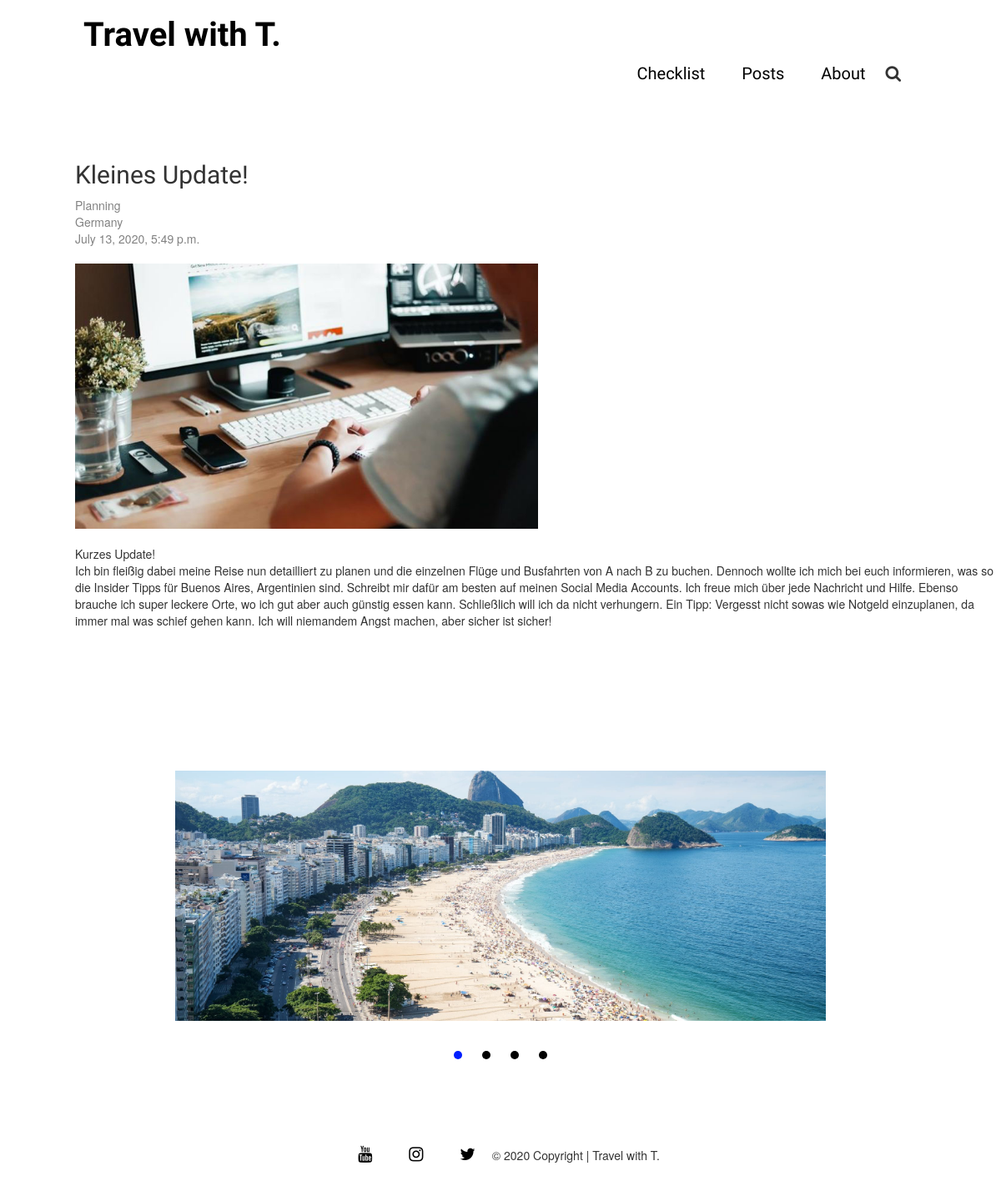
Screenshot of /post/37/ with the database file from the repository.
### blog/models.py (models this page shows, shortened)
class Post(models.Model):
    author = models.ForeignKey(settings.AUTH_USER_MODEL, on_delete=models.CASCADE)
    title = models.CharField(max_length=200)
    category = models.CharField(max_length=200, default ="uncategorized")
    location = models.CharField(max_length=200, default ="uncategorized")
    text = models.TextField()
    thumb = models.ImageField(upload_to=upload_location, default='default.png', blank=True)
    created_date = models.DateTimeField(default=timezone.now)
    published_date = models.DateTimeField(blank=True, null=True)

### blog/views.py (the view)
# urls.py: path('post/<int:pk>/', views.post_detail, name='post_detail'),
def post_detail(request, pk):
    post = get_object_or_404(Post, pk=pk)
    return render(request, 'blog/post_detail.html', {'post': post})

### blog/templates/blog/post_detail.html (shortened to what this page needs)
{% extends 'blog/base.html' %}
{% block content %}
<div class="row">
    <div class="post">
        <h2>{{ post.title }}</h2>
        <div class="category">
            {{post.category}}
            <br>
            {{post.location}}
        </div>
        {% if post.published_date %}
            <div class="date">
                {{ post.published_date }}
            </div>
        {% endif %}
        <br>
        <img src="{{post.thumb.url}}" alt="{{post.title}}" width="50%"/>
        <br>
        <br>
        <p>{{ post.text|linebreaksbr }}</p>
        <br>
    </div>
</div>
{% endblock %}

### blog/static/css/blog.css (style rules this page uses)
h1, h2, h3, h4 { font-family: 'Oswald', cursive; }
.date, .category { color: #828282; }
.post { margin-bottom: 70px; }

### blog/static/css/style.css (style rules this page uses)
* { box-sizing: border-box; margin: 0; padding: 0; }
* { box-sizing: border-box; }

### rows the page displays
Post: title "Kleines Update!", category "Planning", location "Germany", published_date "July 13, 2020, 5:49 p.m.", thumb (picture), text "Kurzes Update! Ich bin fleißig dabei meine Reise nun detailliert zu planen und die einzelnen Flüge und Busfahrten von A nach B zu buchen. Dennoch wollte ich mich bei euch informieren, was so die Insider Tipps für Buenos Aires, Argentinien sind. Schreibt mir dafür am besten auf meinen Social Media Accounts. Ich freue mich über jede Nachricht und Hilfe. Ebenso brauche ich super leckere Orte, wo ich gut aber auch günstig essen kann. Schließlich will ich da nicht verhungern. Ein Tipp: Vergesst nicht sowas wie Notgeld einzuplanen, da immer mal was schief gehen kann. Ich will niemandem Angst machen, aber sicher ist sicher!"
